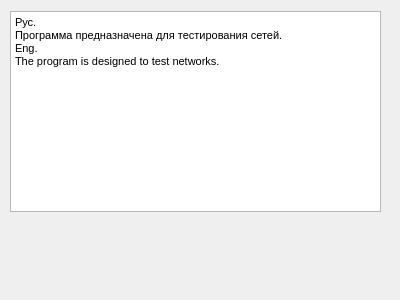
<?xml version="1.0" encoding="UTF-8"?>
<ui version="4.0">
 <class>AboutW</class>
 <widget class="QDialog" name="AboutW">
  <property name="geometry">
   <rect>
    <x>0</x>
    <y>0</y>
    <width>400</width>
    <height>300</height>
   </rect>
  </property>
  <property name="windowTitle">
   <string>Dialog</string>
  </property>
  <widget class="QTextBrowser" name="textBrowser">
   <property name="geometry">
    <rect>
     <x>10</x>
     <y>11</y>
     <width>371</width>
     <height>201</height>
    </rect>
   </property>
   <property name="html">
    <string>&lt;!DOCTYPE HTML PUBLIC &quot;-//W3C//DTD HTML 4.0//EN&quot; &quot;http://www.w3.org/TR/REC-html40/strict.dtd&quot;&gt;
&lt;html&gt;&lt;head&gt;&lt;meta name=&quot;qrichtext&quot; content=&quot;1&quot; /&gt;&lt;style type=&quot;text/css&quot;&gt;
p, li { white-space: pre-wrap; }
&lt;/style&gt;&lt;/head&gt;&lt;body style=&quot; font-family:'MS Shell Dlg 2'; font-size:8.25pt; font-weight:400; font-style:normal;&quot;&gt;
&lt;p style=&quot; margin-top:0px; margin-bottom:0px; margin-left:0px; margin-right:0px; -qt-block-indent:0; text-indent:0px;&quot;&gt;&lt;span style=&quot; font-size:8pt;&quot;&gt;Рус.&lt;/span&gt;&lt;/p&gt;
&lt;p style=&quot; margin-top:0px; margin-bottom:0px; margin-left:0px; margin-right:0px; -qt-block-indent:0; text-indent:0px;&quot;&gt;Программа предназначена для тестирования сетей.&lt;/p&gt;
&lt;p style=&quot; margin-top:0px; margin-bottom:0px; margin-left:0px; margin-right:0px; -qt-block-indent:0; text-indent:0px;&quot;&gt;Eng.&lt;/p&gt;
&lt;p style=&quot; margin-top:0px; margin-bottom:0px; margin-left:0px; margin-right:0px; -qt-block-indent:0; text-indent:0px;&quot;&gt;The program is designed to test networks.&lt;/p&gt;
&lt;p style=&quot;-qt-paragraph-type:empty; margin-top:0px; margin-bottom:0px; margin-left:0px; margin-right:0px; -qt-block-indent:0; text-indent:0px;&quot;&gt;&lt;br /&gt;&lt;/p&gt;&lt;/body&gt;&lt;/html&gt;</string>
   </property>
  </widget>
 </widget>
 <resources/>
 <connections/>
</ui>
